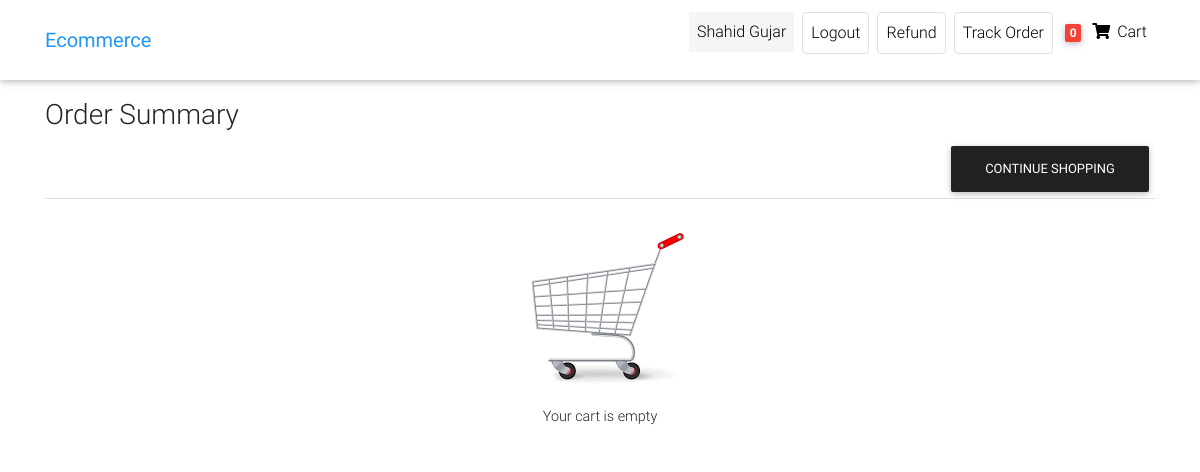
Page /order-summary (signed in) on the earlier database version.
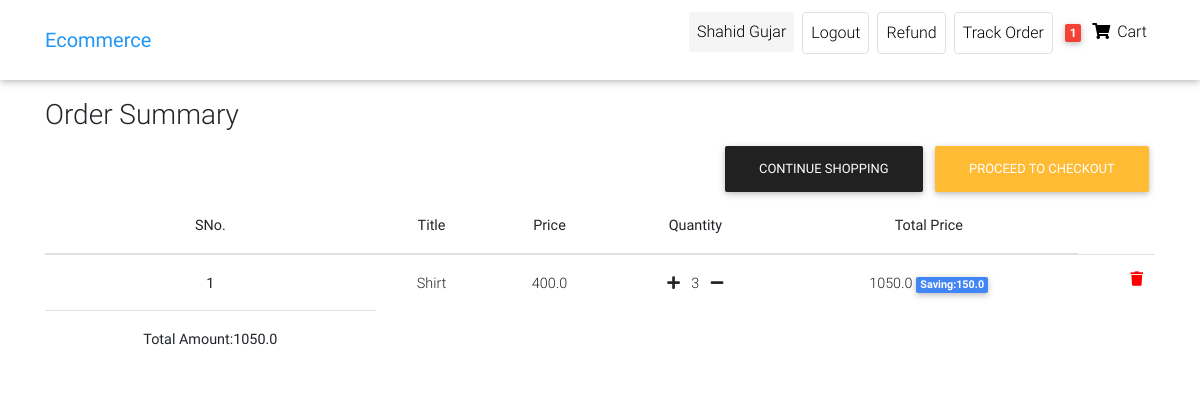
Same page on the later database version.
### front/models.py (models this page shows, shortened)
class Customer(AbstractUser):#Users is customer here
    phone=models.CharField(max_length=12,default="")
    gender=models.CharField(max_length=15,default="")
    user_address=models.CharField(max_length=50,default="")

class Order(models.Model):
    user=models.ForeignKey(Customer,on_delete=models.CASCADE)
    ref_code=models.CharField(max_length=20,blank=True,null=True)
    items=models.ManyToManyField(OrderItem)
    start_date = models.DateTimeField(auto_now_add=True)
    ordered_date=models.DateField()
    ordered=models.BooleanField(default=False)#it check whether has been ordered or not
    billing_address=models.ForeignKey('Address',related_name='billing_address',on_delete=models.SET_NULL,blank=True,null=True)
    shipping_address=models.ForeignKey('Address',related_name='shipping_address',on_delete=models.SET_NULL,blank=True,null=True)
    payment_detail=models.ForeignKey('Payments',on_delete=models.SET_NULL,blank=True,null=True)
    coupon=models.ForeignKey('Coupon',on_delete=models.SET_NULL,blank=True,null=True)
    being_delivered=models.BooleanField(default=False)#deliver hogaya
    received=models.BooleanField(default=False)#order hmne receive karliya
    order_status=models.CharField(choices=status,max_length=10,default='Pe')
    refund_requested=models.BooleanField(default=False)
    refund_granted=models.BooleanField(default=False)
    def total_amount(self):
        total=0
        for order_item in self.items.all():
            total += order_item.get_final_price()
        if self.coupon:
            total-=self.coupon.amount
        return total

class OrderItem(models.Model):
    user=models.ForeignKey(Customer,on_delete=models.CASCADE,null=True,blank=True)
    ordered=models.BooleanField(default=False)
    item=models.ForeignKey(Item,on_delete=models.CASCADE)
    quantity=models.IntegerField(default=1)
    def get_total_item_price(self):
        totalprice=self.item.price * self.quantity
        return totalprice
    def get_total_item_discount_price(self):
        if self.item.discount_price:
            totalprice=self.item.discount_price * self.quantity
            return totalprice
        else:
            return self.get_total_item_price()
    def get_saved_amount(self):
        total_amount=self.get_total_item_price() - self.get_total_item_discount_price()
        return total_amount
    def get_final_price(self):
        if self.get_total_item_discount_price():
            return self.get_total_item_discount_price()
        return self.get_total_item_price()

class Item(models.Model):
    title=models.CharField(max_length=50)
    price=models.FloatField()
    discount_price=models.FloatField(blank=True,null=True)
    category=models.CharField(choices=CATEGORY_CHOICES,max_length=2)
    label=models.CharField(choices=LABEL_CHOICES,max_length=1)
    slug=models.SlugField()
    description=models.TextField()
    image=models.ImageField(upload_to='Images',null=True,blank=True)

### front/views.py (the view)
# urls.py: path('order-summary', OrderSummary.as_view(),name="order-summary"),
class OrderSummary(LoginRequiredMixin,View):
    def get(self,args,**kwargs):
        try:
            order=Order.objects.filter(user=self.request.user,ordered=False)
            empty=len(order)
            context={'orders':order,'empty':empty}
            return render(self.request,'Ecommerce/order_summary.html',context)
        except ObjectDoesNotExist:
            messages.success(self.request,"You donot have active order")
            return redirect("/")

### front/templatetags/cart_template_tags.py (called while the page is built)
@register.filter
def cart_item_count(user):
    if user.is_authenticated:
        qs=Order.objects.filter(user=user,ordered=False)
        if qs.exists():
            return qs[0].items.count()
    return 0

### front/templates/Ecommerce/order_summary.html (shortened to what this page needs)
{% extends 'Ecommerce/home-page.html' %}
{% load cart_template_tags %}
{% load static %}
{% block body %}
<nav class="navbar fixed-top navbar-expand-lg navbar-light white scrolling-navbar">
    <div class="container">
      <a class="navbar-brand waves-effect" href="/" >
        <strong class="blue-text">Ecommerce</strong>
      </a>
      <div class="collapse navbar-collapse" id="navbarSupportedContent">
        <ul class="navbar-nav nav-flex-icons">
          {% if request.user.is_authenticated %}
          <li class="nav-item mx-1">
            <p class="nav-link waves-effect "
            style="background-color:whitesmoke;"
             >
              {{request.user.first_name}}
          </p>
          </li>
          <li class="nav-item mx-1">
            <a href="{% url 'account_logout' %}" class="nav-link border border-light rounded waves-effect"
             >
              Logout
            </a>
          </li>
          <li class="nav-item mx-1">
            <a href="{% url 'request-refund' %}" class="nav-link border border-light rounded waves-effect"
             >
              Refund
            </a>
          </li>
          <li class="nav-item mx-1">
            <a href="{% url 'track-order' %}" class="nav-link border border-light rounded waves-effect"
            >
              Track Order
            </a>
          </li>
          {% endif %}
          {% if user.is_authenticated %}
          <li class="nav-item">
            <a href="{% url 'order-summary' %}" class="nav-link waves-effect">
              <span class="badge red z-depth-1 mr-1"> {{request.user|cart_item_count}} </span>
              <i class="fas fa-shopping-cart"></i>
              <span class="clearfix d-none d-sm-inline-block"> Cart </span>
            </a>
          </li>
          {% endif %}
        </ul>
      </div>
    </div>
  </nav>
    <div class="container" style="margin-top: 90px;">
        <div class="table-responsive">
            <h3 class="mt-2">Order Summary</h3>
            <table class="table  mt-4 text-center">
                {% if not empty %}
                    <tr>
                        <td><img src="{% static 'empty_cart.png' %}"><br>Your cart is empty</td>
                        <a class="btn btn-dark float-right" href="/">Continue Shopping</a>
                    </tr>
                {% else %}
                    <thead>
                        <tr>
                            <th scope="col">SNo.</th>
                            <th scope="col">Title</th>
                            <th scope="col">Price</th>
                            <th scope="col">Quantity</th>
                            <th scope="col">Total Price</th>
                        </tr>
                    </thead>
                    <tbody>
                        {% for order in orders %}
                            {% for object in order.items.all %}
                                <tr>
                                    <th scope="row">{{ forloop.counter }}</th>
                                    <td>{{ object.item.title }}</td>
                                    <td>{{ object.item.price }}</td>
                                    <td>
                                        <a href="{% url 'add-to-cart' object.item.slug %}"> <i class="fas fa-plus mr-2"></i></a>
                                        {{ object.quantity }}
                                        <a href="{% url 'remove-single-item-from-cart' object.item.slug %}"><i class="fas fa-minus ml-2"></i>
                                    </td>
                                <td>
                                    {% if object.get_total_item_discount_price %}
                                        {{ object.get_total_item_discount_price }}
                                        <span class="badge badge-primary">Saving:{{ object.get_saved_amount }}</span>
                                    {% else %}
                                        {{ object.get_total_item_price }}
                                    {% endif %}
                                </td>
                                <td>
                                    <a style="color:red;"
                                       href="{% url 'remove-from-cart' object.item.slug %}"><i class="fas fa-trash float-right"></i<a />
                                </td>
                            </tr>
                        {% endfor %}
                        <tr>
                            <td>
                                <b>Total Amount:{{ order.total_amount }}</b>
                            </td>
                        </tr>
                        {% if order.total_amount %}
                            <a class="btn btn-warning float-right" href="{% url 'check_out' %}">Proceed To Checkout</a>
                            <a class="btn btn-dark float-right" href="/">Continue Shopping</a>
                        {% endif %}
                    {% endfor %}
                </tbody>
            {% endif %}
        </table>
    </div>
</div>
{% endblock body %}

### front/templates/Ecommerce/home-page.html (shortened to what this page needs)
<!DOCTYPE html>
{% load static %}
{% load cart_template_tags %}
<html lang="en">
<head>
  {% block head %}
  <link rel="stylesheet" href="https://use.fontawesome.com/releases/v5.11.2/css/all.css">
  <link href="{% static 'css/bootstrap.min.css' %}" rel="stylesheet">
  <link href="{% static 'css/mdb.min.css' %}" rel="stylesheet">
  <link href="{% static 'static' %}" rel="stylesheet">
  {% endblock head %}
</head>
<body>
{% block body %}{% endblock body %}
</body>
</html>

### front/templates/Ecommerce/home-page.html (style rules this page uses)
html, body, header, .carousel { height: 60vh; }

Differences in the rows shown:
changed Customer "Shahid Gujar": user|cart_item_count "0" → "1"
added Order: total_amount "1050.0", shows "PROCEED TO CHECKOUT"
added OrderItem: item "Shirt", item.price "400.0", quantity "3", get_total_item_discount_price "1050.0", get_saved_amount "150.0"
Other differences:
text no longer shown: "Your cart is empty CONTINUE SHOPPING"
text now shown: "SNo. Title Price Quantity Total Price"
